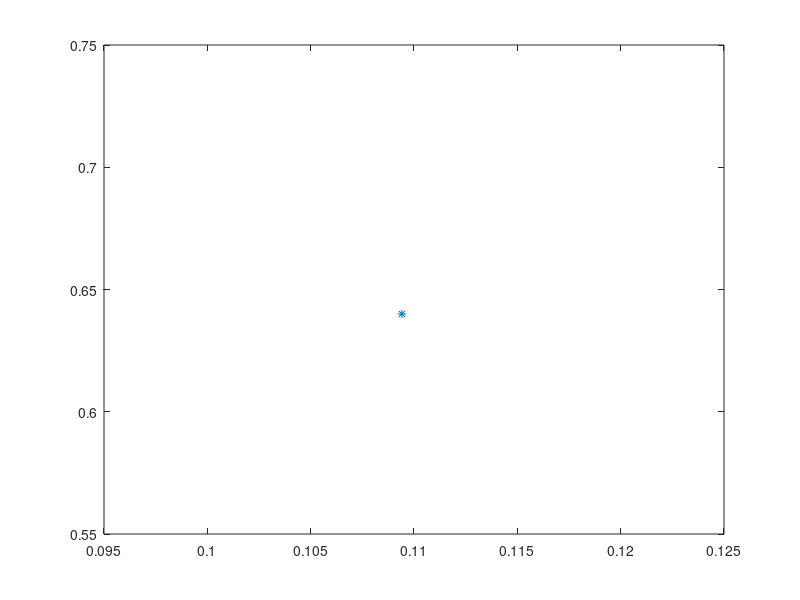

Reproduce this figure in MATLAB.
format long;
a = 1
da = 1;
% gissa inte jättefel så x blir negativt och kukar ur.
while(abs(da) > 0.00000001)
	f = 1.5*sin(a) - sin(a)^3 - 0.64;
	fprim = 1.5*cos(a) - 3*sin(a)^3*cos(a);
	da = -f / fprim;
	a = a + da
end

y = 0.64;
x = cos(a)^3;

plot(x,y,'*')

